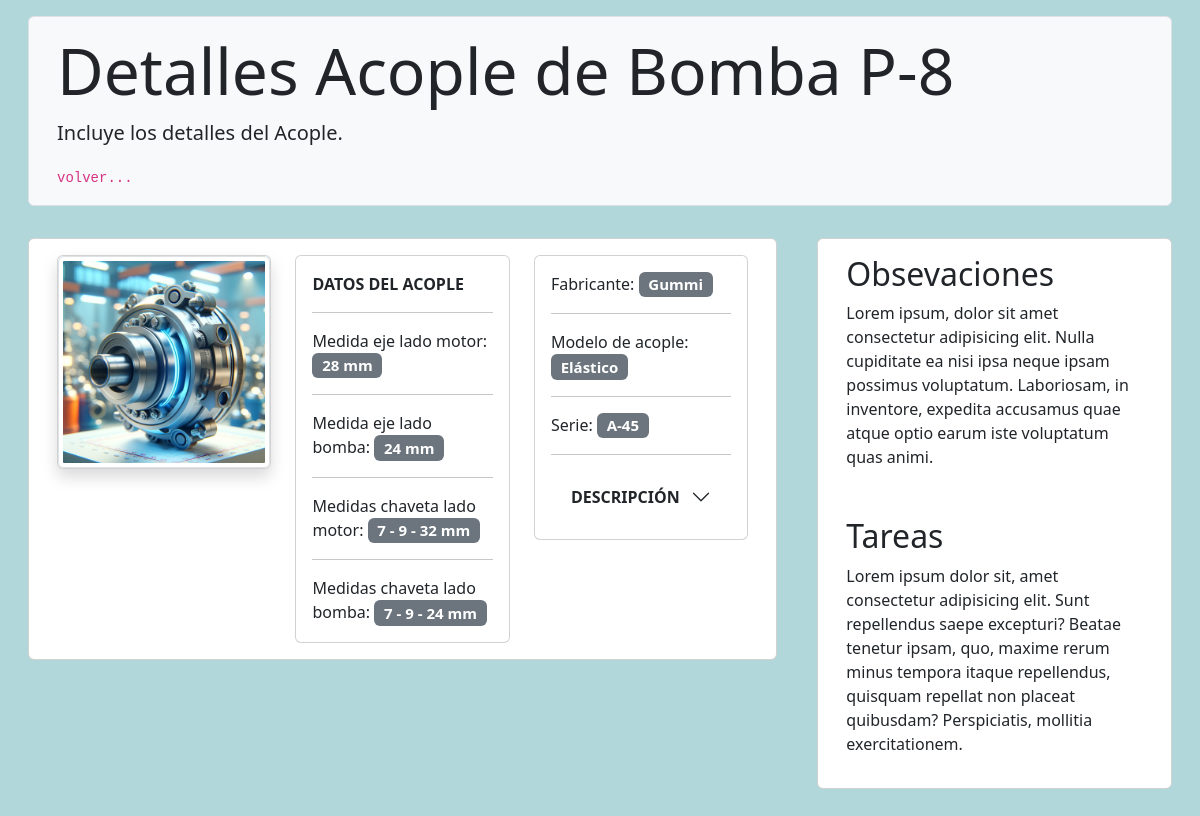
The app's page /coupling/2/coupling/ with its own data.
### couplings/models.py (models this page shows, shortened)
class Coupling(models.Model):
    pump = models.ForeignKey(Pumps, on_delete=models.CASCADE)
    motor = models.ForeignKey(Motor, on_delete=models.CASCADE)
    brand = models.CharField(max_length=100, blank=True)
    semi_elastic = 'Semi-Elástico'
    elastic = 'Elástico'
    coupling_type = (
        (semi_elastic, 'Semi-Elástico'),
        (elastic, 'Elástico'),
    )
    types = models.CharField(
        max_length=100, choices=coupling_type, default='Elástico', blank=True
    )
    series = models.CharField(max_length=100, blank=True)
    pump_shaft_measurement = models.PositiveIntegerField(
        blank=True, null=True)
    engine_shaft_measurement = models.PositiveIntegerField(
        blank=True, null=True)
    high_pump_key_size = models.PositiveIntegerField(
        blank=True, null=True)
    width_pump_key_size = models.PositiveIntegerField(
        blank=True, null=True)
    long_pump_key_size = models.PositiveIntegerField(
        blank=True, null=True)
    high_motor_key_size = models.PositiveIntegerField(
        blank=True, null=True)
    width_motor_key_size = models.PositiveIntegerField(
        blank=True, null=True)
    long_motor_key_size = models.PositiveIntegerField(
        blank=True, null=True)
    description = models.TextField(blank=True, null=True)
    image = models.ImageField(
        default='acoples/default/mechanical_coupling.png',
        upload_to='acoples/',
        verbose_name='Imagen de acolple',
        blank=True
    )
    def coupling_type(self):
        if self.types == 'Elástico':
            return format_html(
                '<span style="color: #f00;">{}</span>', self.types
            )
        elif self.types == 'Semi-Elástico':
            return format_html(
                '<span style="color: #f0f;">{}</span>', self.types
            )
    class Meta:
        verbose_name = 'Acople'
        verbose_name_plural = 'Acoples'

### pumps/models.py (models this page shows, shortened)
class Pumps(models.Model):
    tag = models.CharField(max_length=50, unique=True)
    brand = models.CharField(max_length=100, blank=True)
    model = models.CharField(max_length=100, blank=True)
    centrifuge = 'Centrífuga'
    gears = 'Engranajes'
    pneumatics = 'Neumática'
    pump_type = (
        (centrifuge, 'Centrífuga'),
        (gears, 'Engranajes'),
        (pneumatics, 'Neumática'),
    )
    types = models.CharField(
        max_length=50, choices=pump_type, default='Centrífuga'
    )
    description = models.TextField(blank=True)
    image = models.ImageField(
        default='bombas/default/pump.png',
        upload_to='bombas',
        verbose_name='Imagen de bomba',
        blank=True
    )
    class Meta:
        verbose_name = "Bomba"
        verbose_name_plural = "Bombas"

### couplings/views.py (the view)
def coupling_detail(request, coupling_id):
    template = 'couplings/coupling_detail.html'
    coupling = get_object_or_404(Coupling, pk=coupling_id)
    context = {
        'coupling': coupling,
    }
    return render(request, template, context)

### templates/couplings/coupling_detail.html (shortened to what this page needs)
{% extends 'base.html' %}
{% block content %}
{% load static %}
<div class="container-fluid mt-3">
    <div class="p-2 m-3 bg-light rounded-2 border">
        <div class="container m-2">
            <h1 class="display-3">Detalles Acople de Bomba {{ coupling.pump.tag }}</h1>
            <p class="lead">Incluye los detalles del Acople.</p>
            <code><a href="{% url 'coupling' %}" style="color: inherit; cursor: pointer; text-decoration: none">volver...</a></code>
        </div>
    </div>
</div>
<section class="mt-4 mb-4">
    <div class="row m-2">
        <div class="col-md-8">
            <div class="card m-2">
                <div class="row m-3">
                    <div class="col-lg-4">
                        <div class="card shadow">
                            <img src="{{ coupling.image.url }}" class="img-thumbnail image-motor" alt="{{ coupling.image.url }}" style="cursor: pointer;" data-bs-toggle="modal" data-bs-target="#imagenModal{{ coupling.id }}">
                        </div>
                    </div>
                    <div class="col-lg-4">
                        <div class="card">
                            <div class="card-body">
                                <p class="card-text"><strong class="objectTitle">Datos del Acople</strong></p>
                                <hr>
                                <p class="card-text">Medida eje lado motor: <span class="badge bg-secondary data">{{ coupling.engine_shaft_measurement }} mm</span></p>
                                <hr>
                                <p class="card-text">Medida eje lado bomba: <span class="badge bg-secondary data">{{ coupling.pump_shaft_measurement }} mm</span></p>
                                <hr>
                                <p class="card-text">Medidas chaveta lado motor: <span class="badge bg-secondary data">{{ coupling.high_motor_key_size }} - {{ coupling.width_motor_key_size }} - {{ coupling.long_motor_key_size }} mm</span></p>
                                <hr>
                                <p class="card-text">Medidas chaveta lado bomba: <span class="badge bg-secondary data">{{ coupling.high_pump_key_size }} - {{ coupling.width_pump_key_size }} - {{ coupling.long_pump_key_size }} mm</span></p>
                            </div>
                        </div>
                    </div>
                    <div class="col-lg-4">
                        <div class="card">
                            <div class="card-body">
                                <p class="card-text">Fabricante: <span class="badge bg-secondary data">{{ coupling.brand }}</span></p>
                                <hr>
                                <p class="card-text">Modelo de acople: <span class="badge bg-secondary data">{{ coupling.types }}</span></p>
                                <hr>
                                <p class="card-text">Serie: <span class="badge bg-secondary data">{{ coupling.series }}</span></p>
                                <hr>
                                <div class="accordion accordion-flush" id="accordionFlushExample{{ coupling.series }}">
                                    <div class="accordion-item">
                                      <h2 class="accordion-header" id="flush-headingOne">
                                        <button class="accordion-button collapsed" type="button" data-bs-toggle="collapse" data-bs-target="#flush-collapseOne{{ coupling.series }}" aria-expanded="false" aria-controls="flush-collapseOne">
                                            <strong class="objectTitle">Descripción</strong>
                                        </button>
                                      </h2>
                                    </div>
                                </div>
                            </div>
                        </div>
                    </div>
                </div>
            </div>
        </div>
        <div class="col-md-4">
            <div class="card m-2">
                <div class="row m-3">
                    <h2>Obsevaciones</h2>
                    <p>Lorem ipsum, dolor sit amet consectetur adipisicing elit. Nulla cupiditate ea nisi ipsa neque ipsam possimus voluptatum. Laboriosam, in inventore, expedita accusamus quae atque optio earum iste voluptatum quas animi.</p>
                </div>
                <div class="row m-3">
                    <h2>Tareas</h2>
                    <p>Lorem ipsum dolor sit, amet consectetur adipisicing elit. Sunt repellendus saepe excepturi? Beatae tenetur ipsam, quo, maxime rerum minus tempora itaque repellendus, quisquam repellat non placeat quibusdam? Perspiciatis, mollitia exercitationem.</p>
                </div>
            </div>
        </div>
    </div>
</section>
{% endblock %}

### records on screen
Coupling: pump.tag "P-8", image (picture), engine_shaft_measurement "28", pump_shaft_measurement "24", high_motor_key_size "7", width_motor_key_size "9", long_motor_key_size "32", high_pump_key_size "7", width_pump_key_size "9", long_pump_key_size "24", brand "Gummi", types "Elástico", series "A-45"
